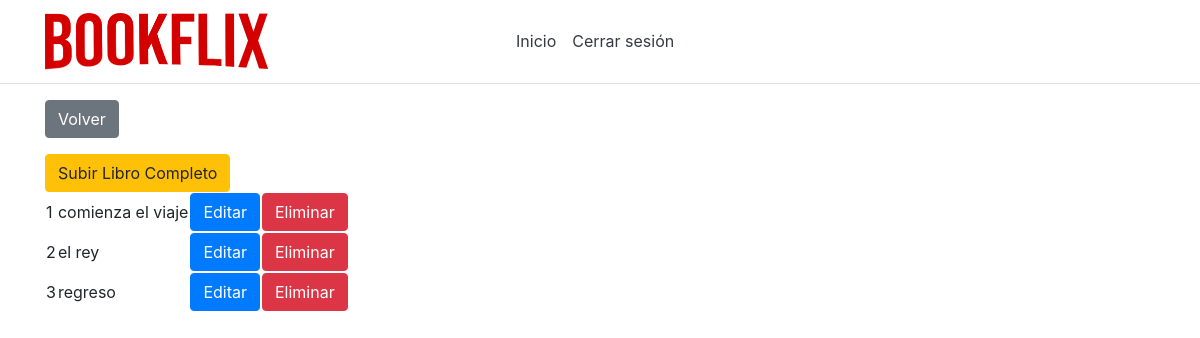
Screenshot of /editBookFiles/16 (signed in) with the database file from the repository.
### app/models.py (models this page shows, shortened)
class Capitulo(models.Model):
    id = models.AutoField(primary_key=True)
    idLibro = models.ForeignKey(Libro,on_delete=models.CASCADE,blank=False)
    nombre = models.CharField(max_length=50,unique=True,null=True)
    numero = models.IntegerField(null=True,default=0)
    archivo = models.FileField(upload_to='static/file/')
    fechaLanzamiento = models.DateField()
    fechaVencimiento = models.DateField()

### app/views.py (the view)
# urls.py: path('editBookFiles/<int:libro_id>', views.editBookFiles),
def editBookFiles(request, libro_id):
    obj = Libro.objects.get(id = libro_id)
    capitulos = Capitulo.objects.all().filter(idLibro = libro_id)
    context = {
        "obj" : obj,
        "capitulos" : capitulos
    }
    return render(request, "admin/editBookFiles.html", context)

### app/models.py (called while the page is built)
    @property
    def is_active(self):
        return self.active

    @property
    def is_superuser(self):
        return self.superuser

### app/templates/admin/editBookFiles.html (shortened to what this page needs)
{% extends 'default/layout.html' %}
{% block admin %}
{% if capitulos %}
<p><a class="btn btn-secondary" role="button" href="/listBooks">Volver</a></p>
    <table>
    {% if obj.LibroEnCapitulos %}
        {%for capitulo in capitulos %}
            <tr>
                <td>{{capitulo.numero}}</td>
                <td>{{capitulo.nombre}}</td>
                <td><a class="btn btn-primary" role="button" href="/editCapitulo/{{ capitulo.id }}">Editar</a></td>
                <td><a class="btn btn-danger" role="button" href="/deleteCapitulo/{{ capitulo.id }}" onClick="return confirm('¿Seguro que quieres borrar a el capitulo?');"> Eliminar</a></td>
            </tr>
        {% endfor %}
        <tr>
            <a class="btn btn-warning" role="button" href="/loadLibroCompleto/{{ obj.id }}">Subir Libro Completo</a>
        </tr>
    {% endif %}
    </table>
{% else %}
    <p>Libro esta vacio</p>
    <a class="btn btn-warning" role="button" href="/loadLibroCompleto/{{ obj.id }}">Subir Libro Completo</a>
    <a class="btn btn-warning" role="button" href="/loadLibroEnCapitulos/{{ obj.id }}">Subir Libro por Capitulos</a>
{% endif %}
{% endblock %}

### rows the page displays
Capitulo: numero "1", nombre "comienza el viaje"
Capitulo: numero "2", nombre "el rey"
Capitulo: numero "3", nombre "regreso"
